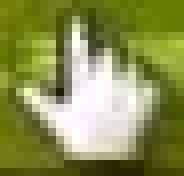
#> input picture Task3/bonus/a1.png, 23 x 22 px (shown 8 times larger); the run also reads 1 picture not shown here
$ python bonus.py   (older library calls are emulated)
#> lines starting #> are read from the running program, lines starting #| are printed output that depends on the picture
import cv2
import numpy as np
from matplotlib import pyplot as plt
def display(name,img):
    cv2.namedWindow(name, cv2.WINDOW_NORMAL)
    cv2.imshow(name, img)
    cv2.waitKey(0)
    cv2.destroyAllWindows()


template1 = cv2.imread('a1.png',0)
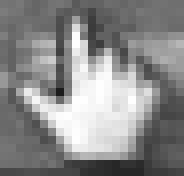
#> template1: shape (22, 23) (shown 8 times larger); min 28, max 254, mean 137.9
template1 = cv2.Laplacian(template1,cv2.CV_8U,5)
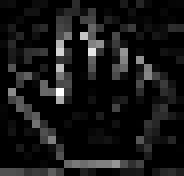
#> template1: shape (22, 23) (shown 8 times larger); min 0, max 255, mean 22.7
template1 = cv2.convertScaleAbs(template1)
template2 = cv2.imread('a2.png',0)
template2 = cv2.Laplacian(template2,cv2.CV_8U,5)
template2 = cv2.convertScaleAbs(template2)
template3 = cv2.imread('a3.png',0)
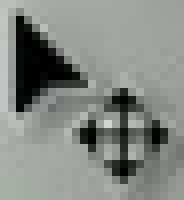
#> input picture Task3/bonus/a3.png, 23 x 25 px (shown 8 times larger)
#> template3: shape (25, 23); min 0, max 212, mean 134.2
template3 = cv2.Laplacian(template3,cv2.CV_8U,5)
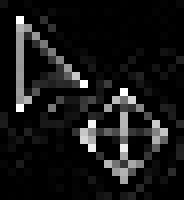
#> template3: shape (25, 23) (shown 8 times larger); min 0, max 255, mean 22.5
template3 = cv2.convertScaleAbs(template3)
template4 = cv2.imread('a4.png',0)
#> (the run stopped early here; a loop or call above may not have finished)
